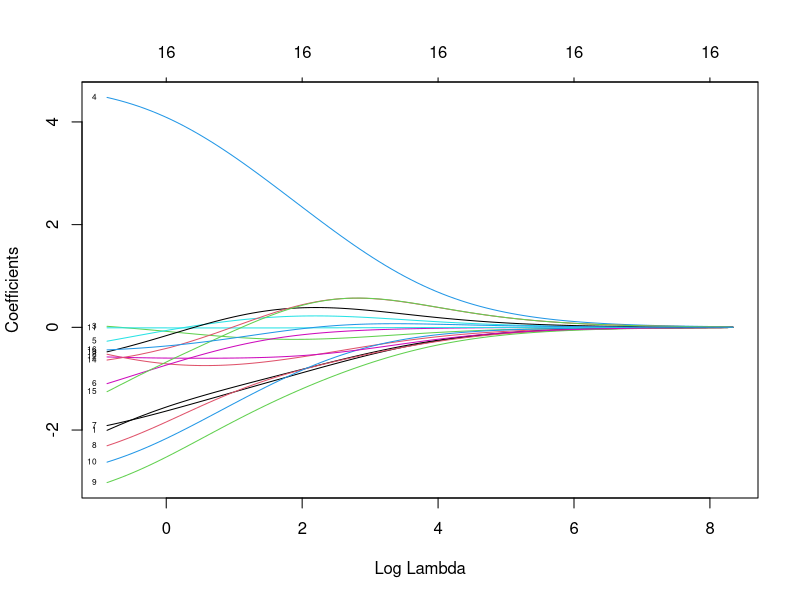
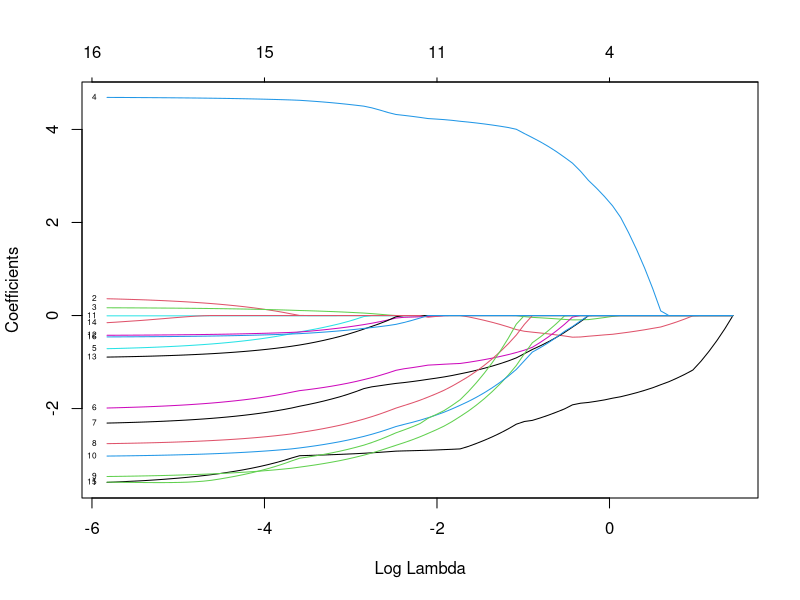

Source code (R) for these figures, in order:
## ---- chunk 1
library(readr)
library(rsample)
library(caret)
library(glmnet)
library(dplyr)
## ---- chunk 2
cars2018 <- read_csv("cars2018.csv", col_types = cols(Model = col_skip(), 
    `Model Index` = col_skip()))
## ---- chunk 3
set.seed(455)
cars_split <- initial_split(cars2018, prop = .7)
cars_train <- training(cars_split)
cars_test <- testing(cars_split)
## ---- chunk 4
set.seed(455)
cars_ols <- train(
  MPG ~ .,
  data = cars_train, 
  method = "lm",
  trControl = trainControl(method = "cv", 
                           number = 10), 
  na.action = na.omit
)

coefficients(cars_ols$finalModel)

cars_ols$results$RMSE
## ---- chunk 5
set.seed(455)
cars_ridge <- train(
  MPG ~ .,
  data = cars_train, 
  method = "glmnet",
  trControl = trainControl(method = "cv", 
                           number = 10),
  tuneGrid = data.frame(alpha = 0, 
                        lambda = 10^seq(-3,0, length = 100)),
  na.action = na.omit
)

cars_ridge$bestTune$lambda
## ---- chunk 6
plot(cars_ridge$finalModel,xvar="lambda",label=TRUE)
## ---- chunk 7
set.seed(455)
cars_ridge_best <- train(
  MPG ~ .,
  data = cars_train, 
  method = "glmnet",
  trControl = trainControl(method = "cv", 
                           number = 10),
  tuneGrid = data.frame(alpha = 0, 
                        lambda = 0.3764936),
  na.action = na.omit
)

cars_ridge_best$results$RMSE

coefficients(cars_ridge_best$finalModel,0.3764936)
## ---- chunk 8
set.seed(455)
cars_lasso <- train(
  MPG ~ .,
  data = cars_train, 
  method = "glmnet",
  trControl = trainControl(method = "cv", 
                           number = 10),
  tuneGrid = data.frame(alpha = 1, 
                        lambda = 10^seq(-3, -2, length = 100)),
  na.action = na.omit
)

cars_lasso$bestTune$lambda
## ---- chunk 9
plot(cars_lasso$finalModel,xvar='lambda',label=TRUE)
## ---- chunk 10
set.seed(455)
cars_lasso_best <- train(
  MPG ~ .,
  data = cars_train, 
  method = "glmnet",
  trControl = trainControl(method = "cv", 
                           number = 10),
  tuneGrid = data.frame(alpha = 1, 
                        lambda = 0.009545485),
  na.action = na.omit
)

cars_lasso_best$results$RMSE

coefficients(cars_lasso_best$finalModel,0.009545485)
## ---- chunk 11
coefficients(cars_lasso_best$finalModel,0.1)
## ---- chunk 12
cars_test%>%
  mutate(pred_mpg = predict(cars_ols, newdata = cars_test)) %>% 
  summarize(RMSE = sqrt(mean((MPG - pred_mpg)^2)))

cars_test%>%
  mutate(pred_mpg = predict(cars_ridge_best, newdata = cars_test)) %>% 
  summarize(RMSE = sqrt(mean((MPG - pred_mpg)^2)))

cars_test%>%
  mutate(pred_mpg = predict(cars_lasso_best, newdata = cars_test)) %>% 
  summarize(RMSE = sqrt(mean((MPG - pred_mpg)^2)))
